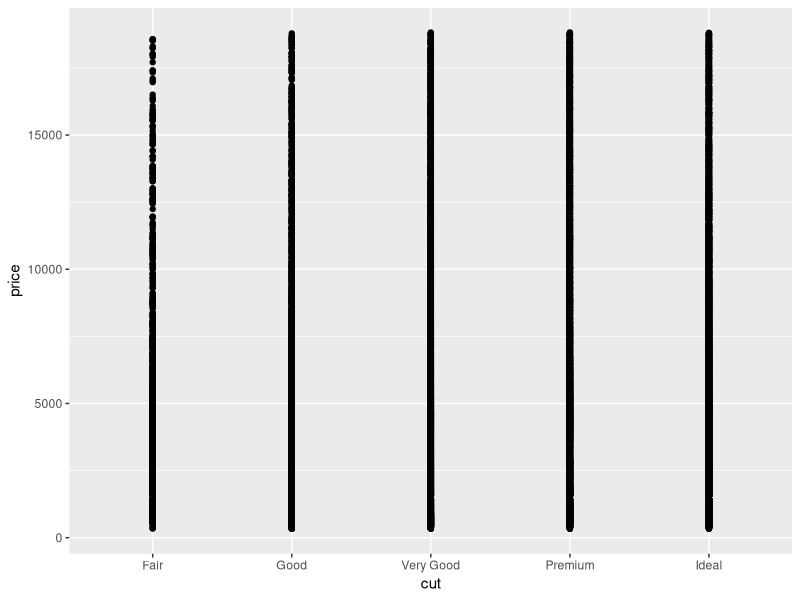
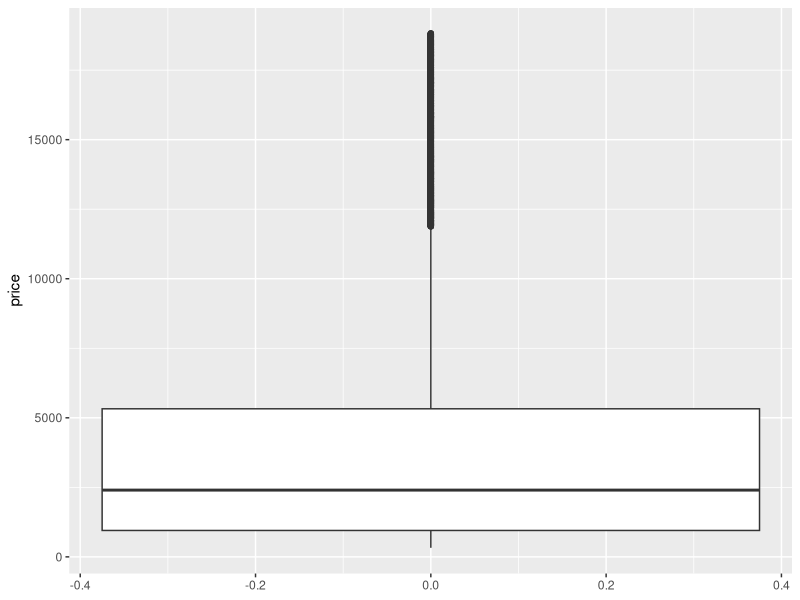
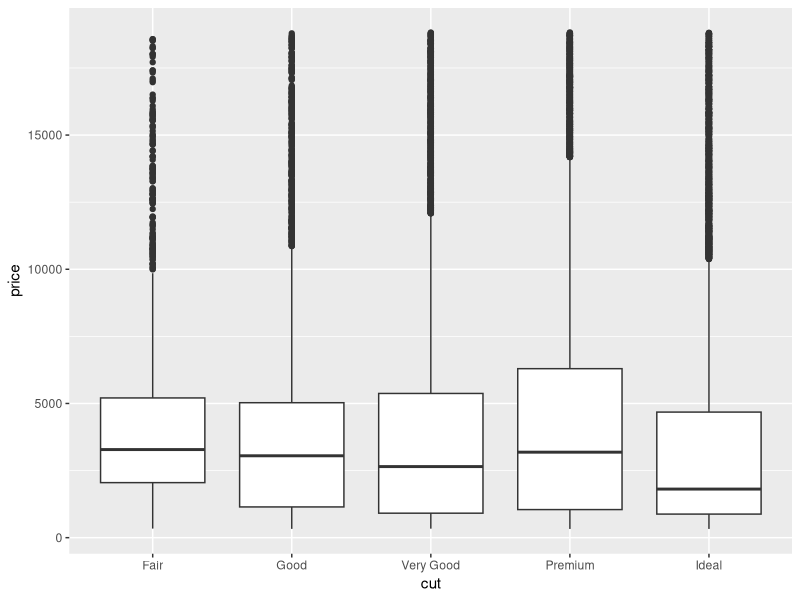
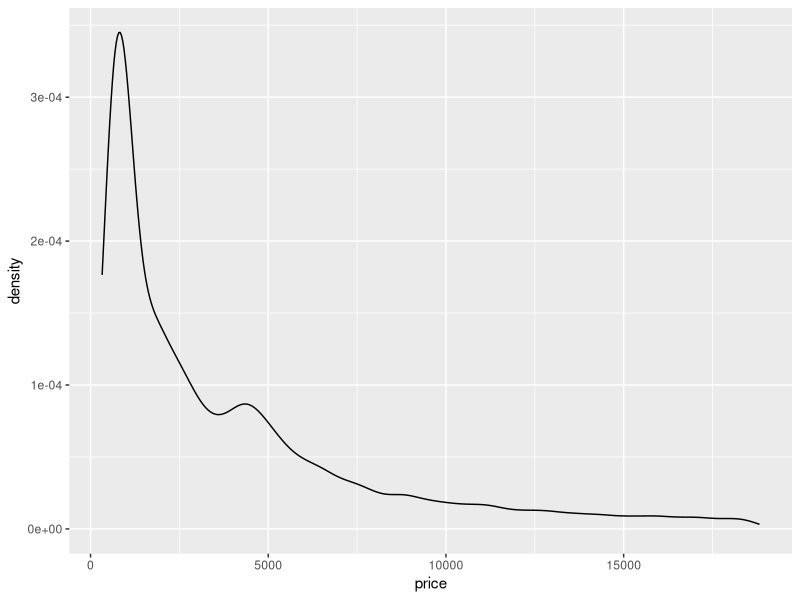
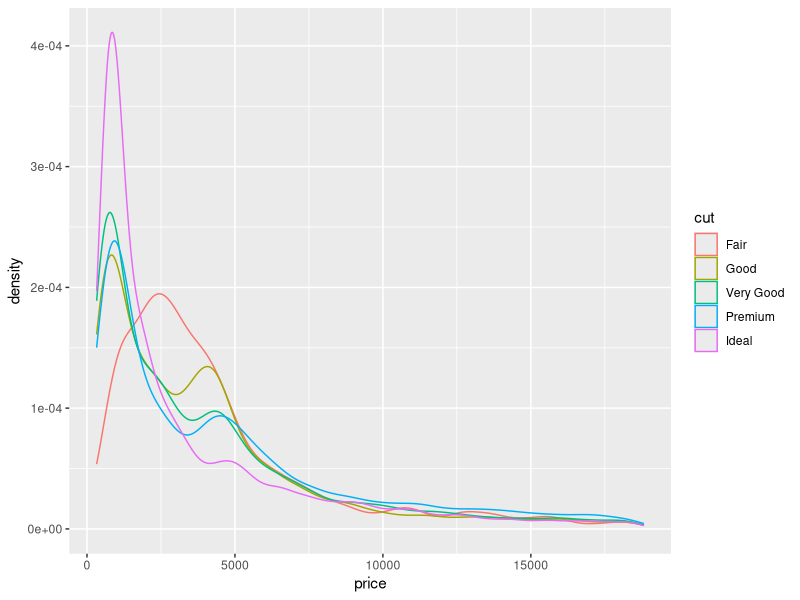
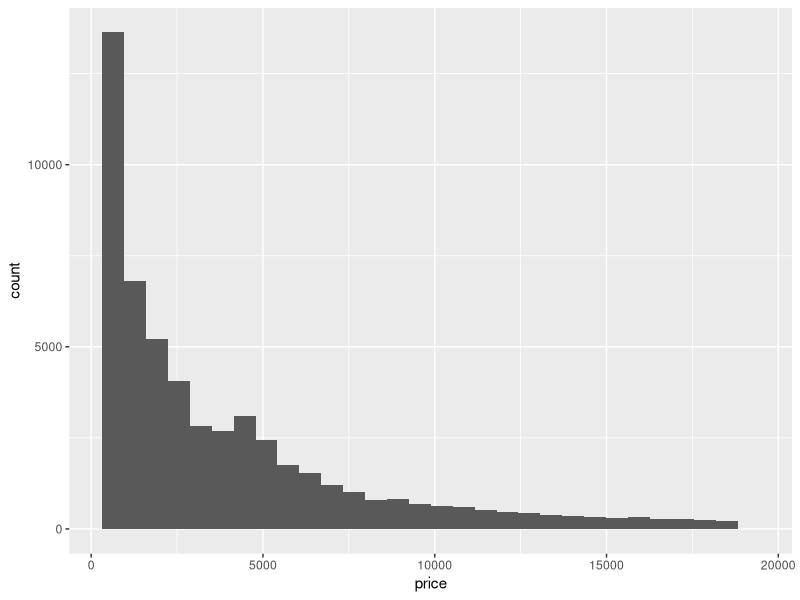
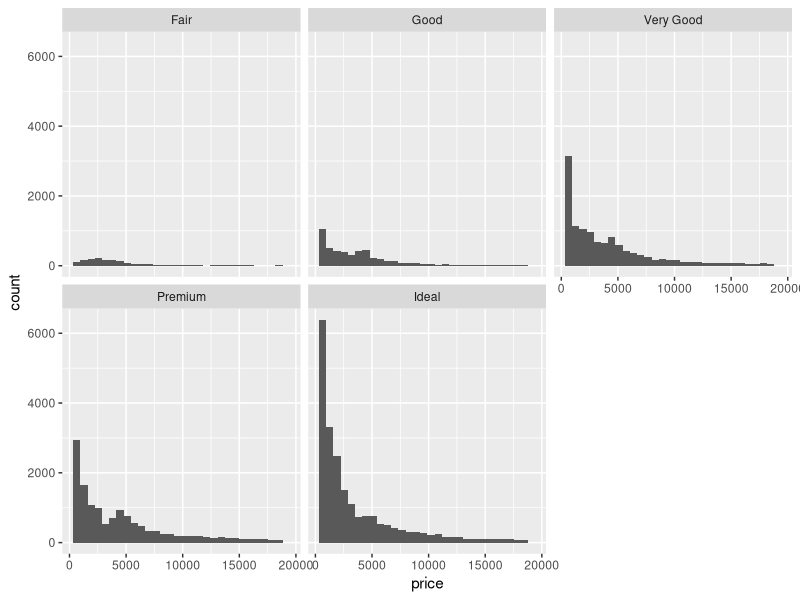
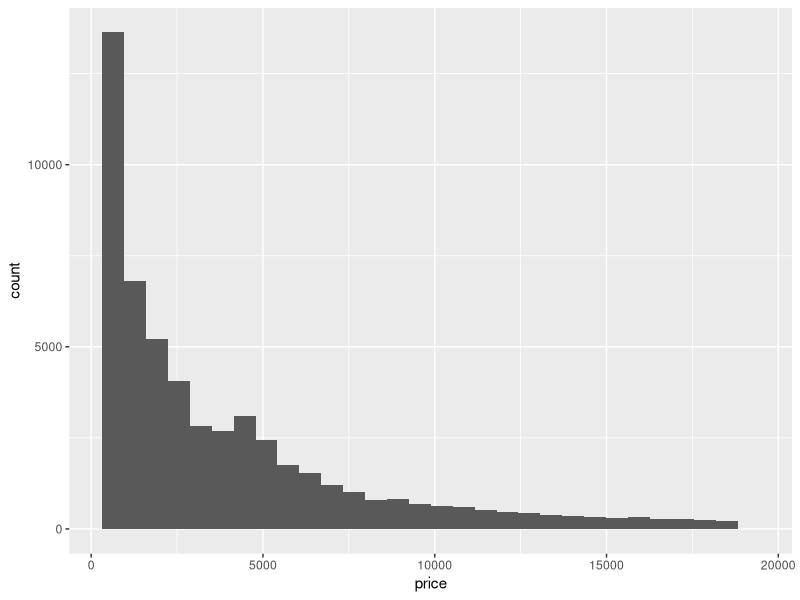

Generate these figures, in order, with R:
## ---- chunk 1
#| include: false
knitr::opts_chunk$set(
  collapse = TRUE, 
  warning = FALSE,
  message = FALSE,
  error = TRUE,
  fig.height = 2.75, 
  fig.width = 4.25,
  fig.env = 'figure',
  fig.pos = 'h',
  fig.align = 'center')
## ---- chunk 2
# Load packages and import data
library(tidyverse)
data(diamonds)

# A little bit of data wrangling code - let's not focus on this for now
diamonds <- diamonds %>% 
    mutate(
        cut = factor(cut, ordered = FALSE),
        color = factor(color, ordered = FALSE),
        clarity = factor(clarity, ordered = FALSE)
    )
## ---- chunk 3
# Try a scatterplot
ggplot(diamonds, aes(y = price, x = cut)) + 
    geom_point()
## ---- chunk 4
# Univariate boxplot
ggplot(diamonds, aes(y = price)) + 
    geom_boxplot()
## ---- chunk 5
# ???
ggplot(diamonds, aes(y = price, x = cut)) + 
    geom_boxplot()
## ---- chunk 6
# Univariate density plot
ggplot(diamonds, aes(x = price)) + 
    geom_density()
## ---- chunk 7
# ???
ggplot(diamonds, aes(x = price, color = cut)) + 
    geom_density()
## ---- chunk 8
# Univariate histogram
ggplot(diamonds, aes(x = price)) + 
    geom_histogram()
## ---- chunk 9
# ???
ggplot(diamonds, aes(x = price)) + 
    geom_histogram() + 
    facet_wrap(~ cut)
## ---- chunk 10
diamonds %>% 
     summarize(mean(price))
## ---- chunk 11
# Calculate mean price by cut
diamonds %>% 
    group_by(cut) %>% 
    summarize(mean(price))
## ---- chunk 12
# In the first blank, put what value cutFair should have if the condition is "met", or TRUE
# In the second blank, put what value cutFair should have if the condition is "not met", or FALSE
diamonds <- diamonds %>%
  mutate(cutFair=ifelse(cut == "Fair", 1, 0))
## ---- chunk 13
diamonds %>% 
    group_by(cutFair) %>% 
    summarize(mean(price))
## ---- chunk 14
# Construct the model
diamond_mod0 <- lm(price ~ cutFair, data = diamonds)

# Summarize the model
coef(summary(diamond_mod0))
## ---- chunk 15
# Construct the model
diamond_mod <- lm(price ~ cut, data = diamonds)

# Summarize the model
coef(summary(diamond_mod))
## ---- chunk 16
dim(diamonds)

head(diamonds)

# Visualize price (outcome variable)
ggplot(diamonds, aes(x = price)) +
    geom_histogram()
ggplot(diamonds, aes(y = price)) +
    geom_boxplot()
diamonds %>%
    summarize(mean(price), median(price), sd(price))

# Visualize cut (predictor variable)
ggplot(diamonds, aes(x = cut)) +
    geom_bar()
diamonds %>% 
    count(cut)
## ---- chunk 17
# Try a scatterplot
ggplot(diamonds, aes(y = price, x = cut)) + 
    geom_point()
## ---- chunk 18
# Univariate boxplot
ggplot(diamonds, aes(y = price)) + 
    geom_boxplot()
## ---- chunk 19
# Separate boxes by category
ggplot(diamonds, aes(y = price, x = cut)) + 
    geom_boxplot()
## ---- chunk 20
# Univariate density plot
ggplot(diamonds, aes(x = price)) + 
    geom_density()
## ---- chunk 21
# Separate density plots by category
ggplot(diamonds, aes(x = price, color = cut)) + 
    geom_density()
## ---- chunk 22
# Univariate histogram
ggplot(diamonds, aes(x = price)) + 
    geom_histogram()
## ---- chunk 23
# Separate histograms by category
ggplot(diamonds, aes(x = price)) + 
    geom_histogram() + 
    facet_wrap(~ cut)
## ---- chunk 24
diamonds %>% 
    summarize(mean(price))
## ---- chunk 25
diamonds %>% 
    group_by(cut) %>% 
    summarize(mean(price))
## ---- chunk 26
diamonds <- diamonds %>%
  mutate(cutFair=ifelse(cut == "Fair", 1, 0))
## ---- chunk 27
diamonds %>% 
    group_by(cutFair) %>% 
    summarize(mean(price))
## ---- chunk 28
# Construct the model
diamond_mod0 <- lm(price ~ cutFair, data = diamonds)

# Summarize the model
coef(summary(diamond_mod0))
## ---- chunk 29
# Construct the model
diamond_mod <- lm(price ~ cut, data = diamonds)

# Summarize the model
coef(summary(diamond_mod))
## ---- chunk 30
predict(diamond_mod, newdata = data.frame(cut = "Good"))
## ---- chunk 31
predict(diamond_mod, newdata = data.frame(cut = "Fair"))
## ---- chunk 32
ggplot(diamonds, aes(x = color, y = price)) +
    geom_boxplot()

diamonds %>% 
    group_by(color) %>% 
    summarize(mean(price))
## ---- chunk 33
diamond_mod2 <- lm(price ~ color, data = diamonds)

coef(summary(diamond_mod2))
## ---- chunk 34
ggplot(diamonds, aes(x = clarity, y = price)) +
    geom_boxplot()

diamonds %>% 
    group_by(clarity) %>% 
    summarize(mean(price))

diamond_mod3 <- lm(price ~ clarity, data = diamonds)

coef(summary(diamond_mod3))
